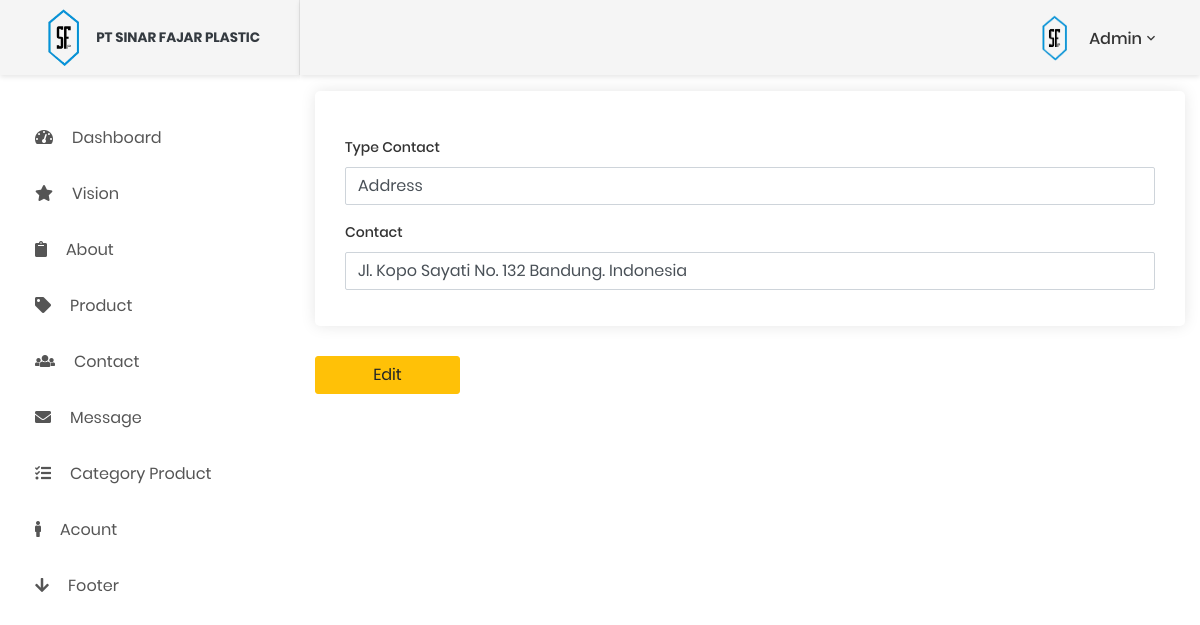
The page /private/company/admin/contact_edit.php?id=1 (signed in) on the database its author committed.
### tables this page shows
CREATE TABLE `contact` (
  `id_contact` int(11) NOT NULL,
  `type_contact` text NOT NULL,
  `contact` text NOT NULL,
  `lang` varchar(5) NOT NULL
);

### private/company/admin/contact_edit.php (the view, shortened to what this page needs)
<?php
  include 'connection.php';
  $id=$_GET['id'];
  $sql="SELECT * FROM contact WHERE id_contact=$id";
  $query=mysqli_query($connect,$sql);
  $data=mysqli_fetch_array($query);
?>
<html lang="en">
<head>
   <link href="vendor/bootstrap-4.1/bootstrap.min.css" rel="stylesheet" media="all">
  <link href="css/font-face.css" rel="stylesheet" media="all">
    <link href="vendor/font-awesome-5/css/fontawesome-all.min.css" rel="stylesheet" media="all">
    <link href="vendor/font-awesome-4.7/css/font-awesome.min.css" rel="stylesheet" media="all">
  <link href="css/admin.css" rel="stylesheet">
    <link href="vendor/animsition/animsition.min.css" rel="stylesheet" media="all">
    <link href="vendor/bootstrap-progressbar/bootstrap-progressbar-3.3.4.min.css" rel="stylesheet" media="all">
    <link href="vendor/wow/animate.css" rel="stylesheet" media="all">
    <link href="vendor/css-hamburgers/hamburgers.min.css" rel="stylesheet" media="all">
    <link href="vendor/slick/slick.css" rel="stylesheet" media="all">
    <link href="vendor/select2/select2.min.css" rel="stylesheet" media="all">
    <link href="vendor/perfect-scrollbar/perfect-scrollbar.css" rel="stylesheet" media="all">
</head>
<body class="fixed-nav sticky-footer" style="margin-top: 35px;">
    <?php require 'header.php'; ?>
    <?php require 'sidebar.php'; ?>
    <?php require 'header_desktop.php'; ?>
  <div class=" col-md-9" style="float: right;">
    <div >
      <form action="" method="post" enctype="multipart/form-data">
		<div class="box_general padding_bottom">
			<div class="row">
				<div class="col-md-12 add_top_30">
					<div class="row">
						<div class="col-md-12">
							<div class="form-group">
								<label>Type Contact</label>
								<input type="text" class="form-control" required name="type_contact" placeholder="Type Contact" value="<?php echo $data['type_contact'] ?>">
							</div>
						</div>
					</div>
				</div>
			</div>
					<div class="row">
						<div class="col-md-12">
              <div class="form-group">
                <label>Contact</label>
                <input type="text" class="form-control" required name="contact" placeholder="Contact" value="<?php echo $data['contact'] ?>">
              </div>
            </div>
					</div>
		</div>
		<p><input type="submit" name="edit" class="btn btn-warning col-md-2" value="Edit"></p>
		</form>
	  </div>
   	</div>
</body>
</html>

### private/company/admin/css/admin.css (style rules this page uses)
html { position: relative; min-height: 100%; }
body { overflow-x: hidden; }
body.sticky-footer { margin-bottom: 62px; }
body.fixed-nav { padding-top: 56px; }
body { background: #f8f8f8; color: #777 !important; font-family: "Poppins", Helvetica, sans-serif; font-size: 14px; font-size: 0.875rem; }
p { margin-bottom: 30px; }
.form-group label { font-weight: 500; color: #333; }
.form-control { font-size: 14px; font-size: 0.875rem; padding: .65rem; }
.box_general { background-color: #fff; padding: 15px 30px 0 30px; -webkit-border-radius: 5px; -moz-border-radius: 5px; -ms-border-radius: 5px; border-radius: 5px; margin-bottom: 30px; color: #777; font-size: 14px; font-size: 0.875rem; -webkit-box-shadow: 0px 0px 15px 0px rgba(0, 0, 0, 0.1); -moz-box-shadow: 0px 0px 15px 0px rgba(0, 0, 0, 0.1); box-shadow: 0px 0px 15px 0px rgba(0, 0, 0, 0.1); }
.box_general.padding_bottom { padding-bottom: 20px; }
.add_top_30 { margin-top: 30px; }

### rows shown on the page
contact: type_contact "Address", contact "Jl. Kopo Sayati No. 132 Bandung. Indonesia"

### other values the page prints
$username "Admin"
